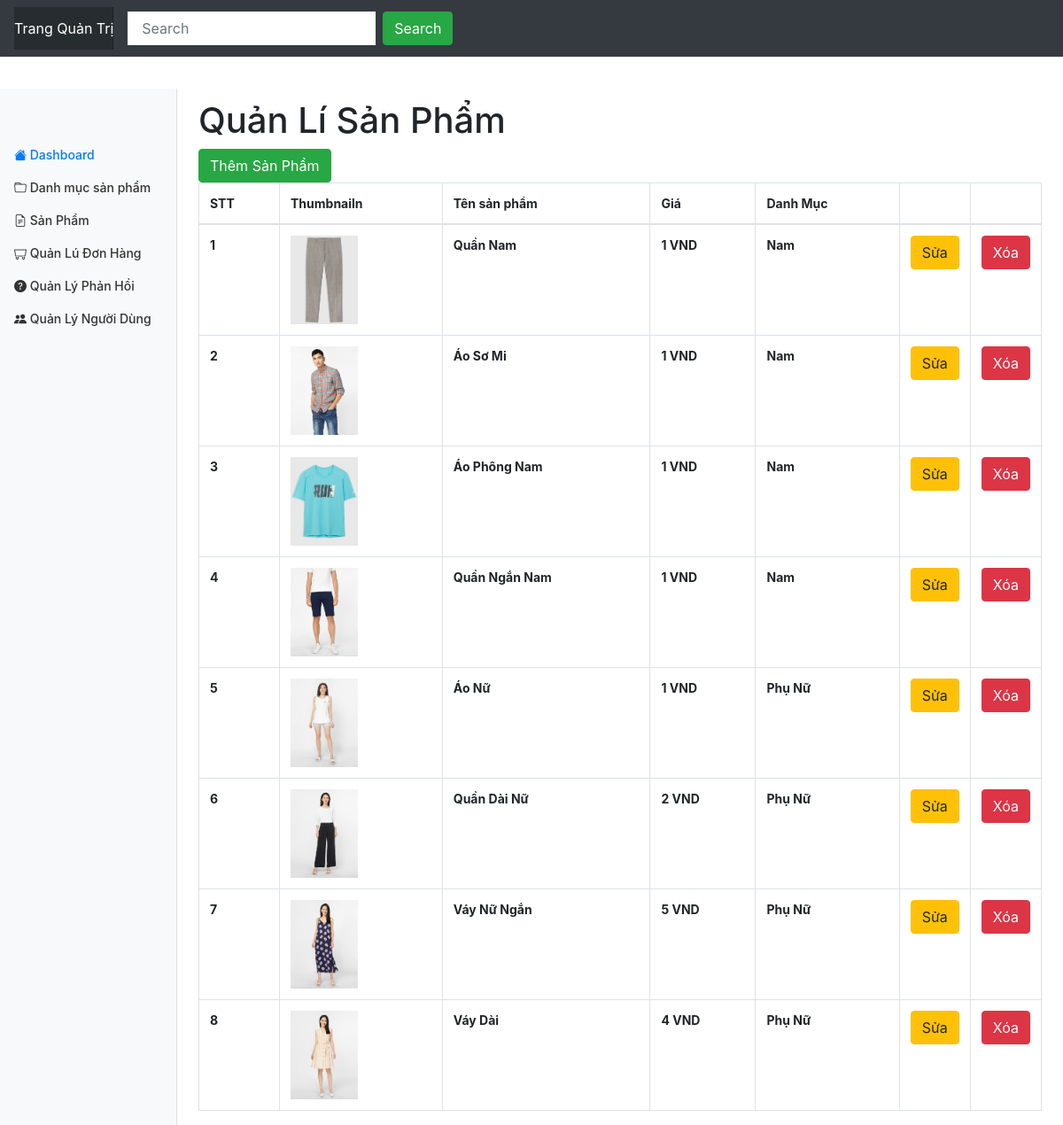
/admin/product/index.php (signed in), run on the app's committed database.
### tables this page shows
CREATE TABLE `product` (
  `id` int(11) NOT NULL,
  `category_id` int(11) DEFAULT NULL,
  `title` varchar(250) DEFAULT NULL,
  `price` int(11) DEFAULT NULL,
  `discount` int(11) DEFAULT NULL,
  `thumbnail` varchar(500) DEFAULT NULL,
  `description` longtext DEFAULT NULL,
  `created_at` datetime DEFAULT NULL,
  `updated_at` datetime DEFAULT NULL,
  `deleted` int(11) DEFAULT NULL
);

CREATE TABLE `category` (
  `id` int(11) NOT NULL,
  `name` varchar(100) DEFAULT NULL
);

### database/dbhelper.php (called while the page is built, shortened)
<?php
function executeResult($sql,$isSingle = false){
	$data = null;
	$conn = mysqli_connect(HOST,USERNAME,PASSWORD,DATABASE);
	mysqli_set_charset($conn,'utf8');
	$resultset = mysqli_query($conn,$sql);
	if($isSingle){
		$data = mysqli_fetch_array($resultset,1);
	}else{
		$data = [];
		while(($row = mysqli_fetch_array($resultset,1)) != null){
			$data[] = $row;
		}
	}
	return $data;
}

### utils/utility.php (called while the page is built, shortened)
<?php
function fixUrl($thumbnail, $rootPath="../../"){
   if(stripos($thumbnail, 'http://') !==false || stripos($thumbnail, 'https://') !== false ){
   }else{
      $thumbnail = $rootPath.$thumbnail;
   }
   return $thumbnail;
}
?>

### admin/product/index.php (the view, shortened to what this page needs)
<?php
    require_once'..\layouts\header.php';
    $sql = "select product.*, category.name as category_name from product left join category on product.category_id = category.id where product.deleted =0";
    $data = executeResult($sql);
?>
<div class="row">
  <div class="col-md-12 table-responsive">
    <h1>Quản Lí Sản Phẩm</h1>
    <a href="editor.php"><button class="btn btn-success">Thêm Sản Phẩm</button></a>
    <table class="table table-bordered table-hover">
      <thead>
        <tr>
          <th>STT</th>
          <th>Thumbnailn</th>
          <th>Tên sản phẩm</th>
          <th>Giá</th>
          <th>Danh Mục</th>
          <th style="width: 50px;"></th>
          <th style="width: 50px;"></th>
        </tr>
      </thead>
<tbody>
  <?php
  $index = 0;
foreach ($data as $item) {
  echo '<tr>
          <th>'.(++$index).'</th>
          <th><img src="'.fixUrl($item['thumbnail']).'" style="height:100px"/></th>
          <th>'.$item['title'].'</th>
          <th>'.number_format($item['discount']).' VND</th>
          <th>'.$item['category_name'].'</th>
          <th style="width: 50px">
           <a href="editor.php?id='.$item['id'].'">
           <button class="btn btn-warning">Sửa</button>
           </a>
          </th>
          <th style="width: 50px">
          <button onclick="deleteProduct('.$item['id'].')" class="btn btn-danger">Xóa</button>
          </th>
        </tr>';
}
  ?>
</tbody>
    </table>
  </div>
</div>
<?php
     require_once'..\layouts\footer.php';
 ?>

### assets/css/dashboard.css (style rules this page uses)
body { font-size: .875rem; }

### data on the page
product: thumbnail (picture), title "Quần Nam", discount "1", category.name "Nam"
product: thumbnail (picture), title "Áo Sơ Mi", discount "1", category.name "Nam"
product: thumbnail (picture), title "Áo Phông Nam", discount "1", category.name "Nam"
product: thumbnail (picture), title "Quần Ngắn Nam", discount "1", category.name "Nam"
product: thumbnail (picture), title "Áo Nữ", discount "1", category.name "Phụ Nữ"
product: thumbnail (picture), title "Quần Dài Nữ", discount "2", category.name "Phụ Nữ"
product: thumbnail (picture), title "Váy Nữ Ngắn", discount "5", category.name "Phụ Nữ"
product: thumbnail (picture), title "Váy Dài", discount "4", category.name "Phụ Nữ"
